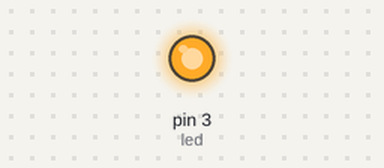
A sketch run on a simulated Arduino Uno, built with avr-gcc and run on an emulated ATmega328P. Parts: output pins drawn as LEDs (lit = HIGH).

Above: at 0.05 s.
At 5.1 s:
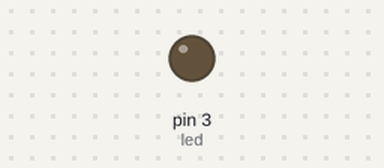
Timing chart, 0 to 13.1 s (numbered marks = the images above):
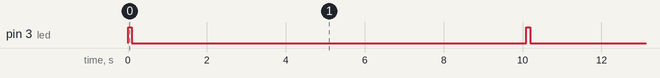

Measured:
- by itself, pin 3 (led): alternates HIGH for 0.10 s and LOW for 10.0 s

The sketch:

sketch_jan15a.ino
```cpp
int led = 3;
void setup()
{
  pinMode(led,OUTPUT);
}
void loop()
{
  digitalWrite(led,HIGH);
  delay(100);
  digitalWrite(led,LOW);
  delay(10000);
}
```
